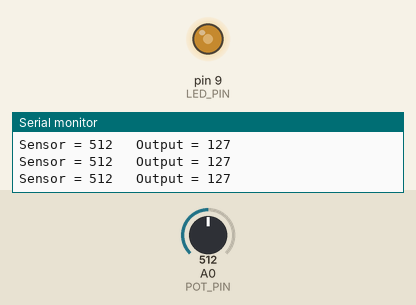
The sketch below on a simulated Arduino Uno, built with avr-gcc and run on an emulated ATmega328P. Parts: output pins drawn as LEDs (lit = HIGH), the last lines printed to the serial monitor. The inputs (shaded band) are chosen by the test bench; at power-on: A0 (POT_PIN) = 512.

Above: at 1.2 s.
1.3 s: A0 (POT_PIN) set to 409
At 2.2 s:
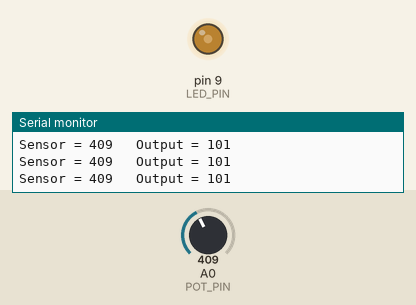
4.3 s: A0 (POT_PIN) set to 386
At 5.6 s:
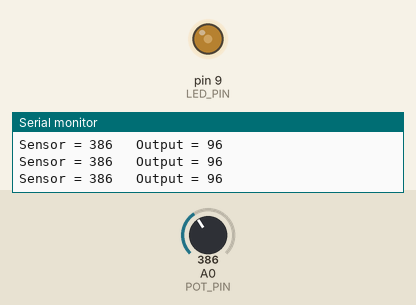
7.3 s: A0 (POT_PIN) set to 716
At 8.1 s:
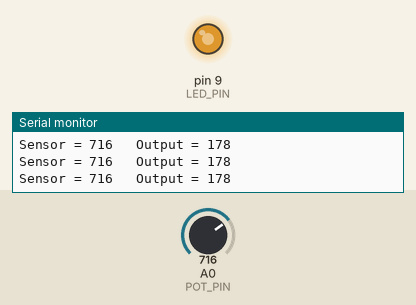
8.8 s: A0 (POT_PIN) set to 981
At 9.9 s:
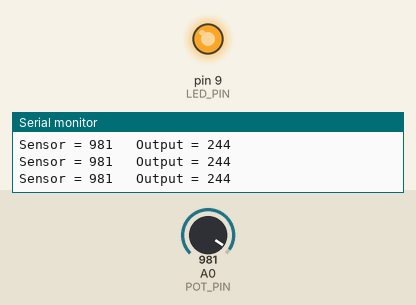
10.3 s: A0 (POT_PIN) set to 1015
At 11.6 s:
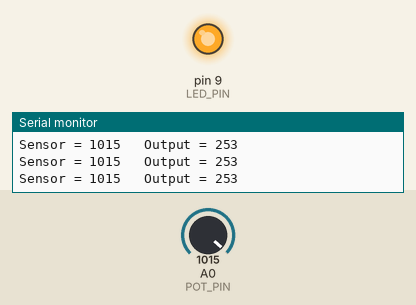
13.3 s: A0 (POT_PIN) set to 122
At 14.5 s:
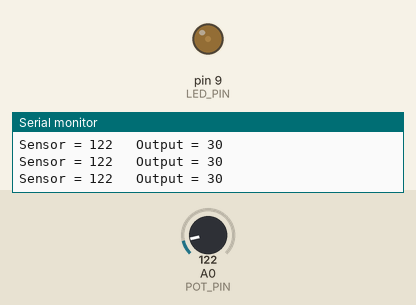
Timing chart, 0 to 15.8 s (numbered marks = the images above; inputs shaded):
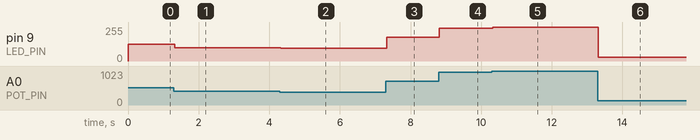

The sketch:

3_analog.ino
```cpp
const int POT_PIN = A0;  // Potentiometer input
const int LED_PIN = 9;   // LED output (must be a PWM pin)

void setup() {
  pinMode(LED_PIN, OUTPUT);   // Set the LED pin as an output
  Serial.begin(9600);
}

void loop() {
  int potValue = analogRead(POT_PIN);
  int outputValue = map(potValue, 0, 1023, 0, 255);  // 2. Map the input value to the PWM output range (0 to 255)

  analogWrite(LED_PIN, outputValue);                    // 3. Write the mapped value to the LED to change its brightness

  Serial.print("Sensor = ");
  Serial.print(potValue);
  Serial.print("\t Output = ");
  Serial.println(outputValue);

  delay(20); // Small delay
}
```

Measured:
- after the input at 1.3 s, pin 9 (LED_PIN): 127/255 → 101/255 at once
- after the input at 4.3 s, pin 9 (LED_PIN): 101/255 → 96/255 at once
- after the input at 7.3 s, pin 9 (LED_PIN): 96/255 → 178/255 at once
- after the input at 8.8 s, pin 9 (LED_PIN): 178/255 → 244/255 at once
- after the input at 10.3 s, pin 9 (LED_PIN): 244/255 → 253/255 at once
- after the input at 13.3 s, pin 9 (LED_PIN): 253/255 → 30/255 at once
